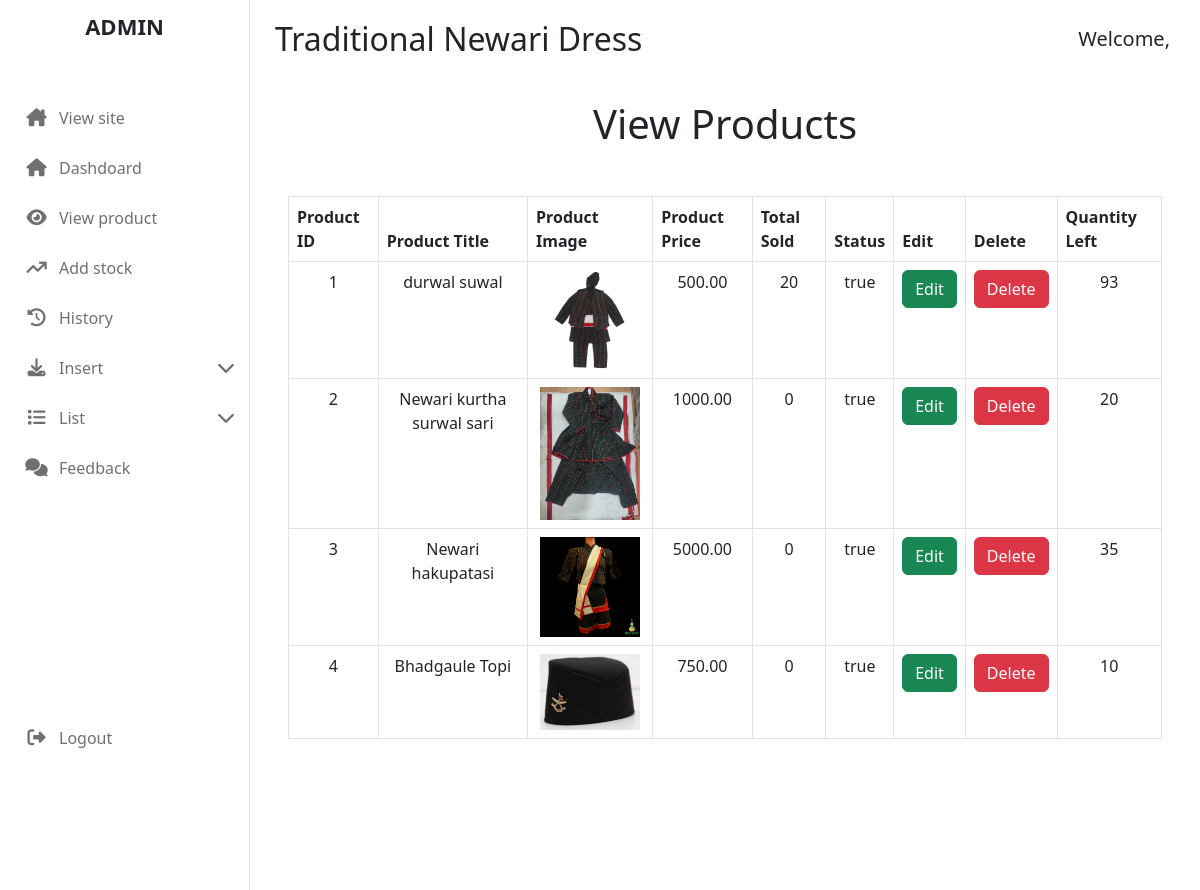
Page /admin_area/index.php?view_products (signed in) on the earlier database version.
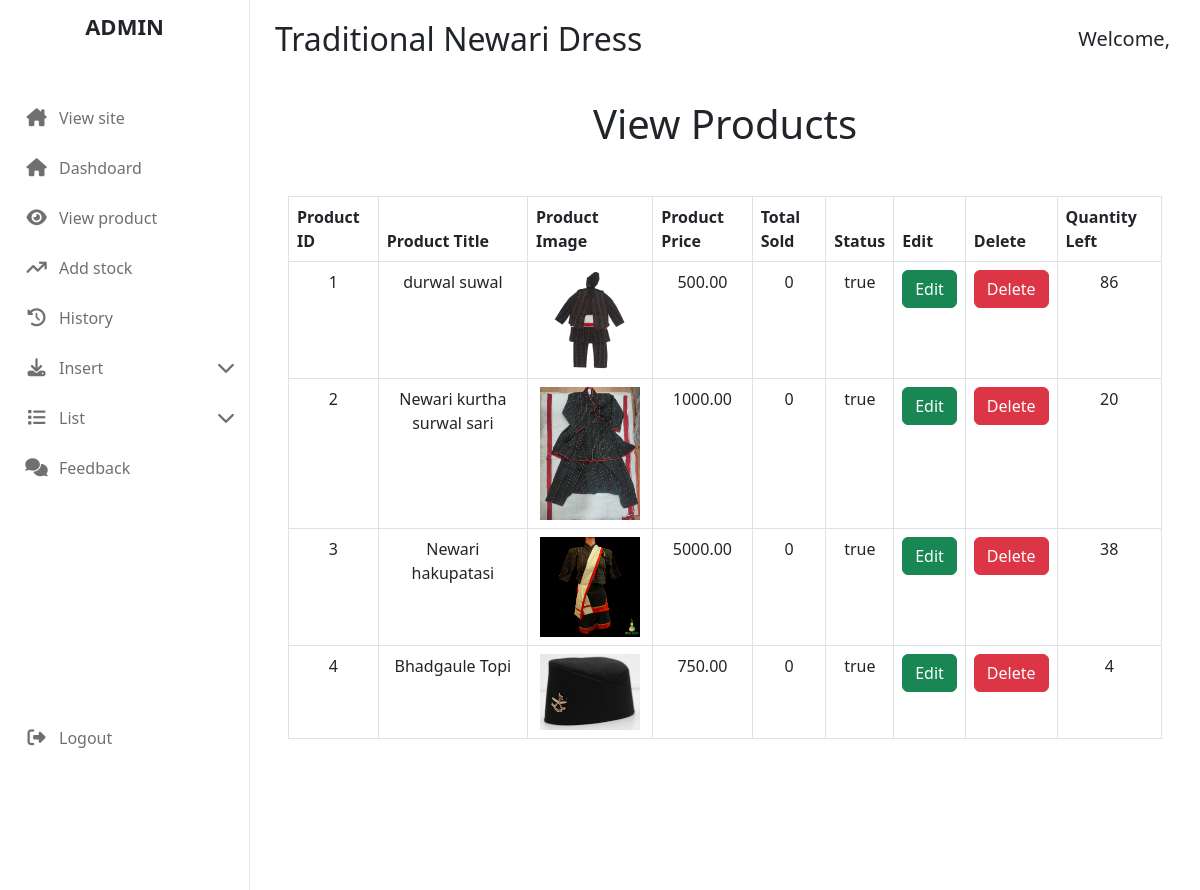
Same page on the later database version.
### tables this page shows
CREATE TABLE `products` (
  `id` int(11) NOT NULL,
  `product_name` varchar(100) NOT NULL,
  `product_description` varchar(255) DEFAULT NULL,
  `tag_id` int(11) DEFAULT NULL,
  `category_id` int(11) DEFAULT NULL,
  `product_image_1` varchar(255) DEFAULT NULL,
  `product_image_2` varchar(255) DEFAULT NULL,
  `product_price` decimal(10,2) DEFAULT NULL,
  `product_in_store` int(11) NOT NULL,
  `date` timestamp NOT NULL DEFAULT current_timestamp() ON UPDATE current_timestamp(),
  `status` varchar(100) NOT NULL,
  `stock_update_date` datetime NOT NULL DEFAULT current_timestamp(),
  `quantity_added` int(11) DEFAULT 0
);

### admin_area/view_products.php (the view, shortened to what this page needs)
<?php
include ("../include/connect_database.php");
$get_product = "SELECT * FROM `products`";
$result = mysqli_query($conn, $get_product);
$number = 1;
?>
<section class="">
    <div class="container">
        <div class="title text-center">
            <h1 class="heading">View Products</h1>
        </div>
        <table class="table table-bordered mt-5">
            <thead>
                <tr>
                    <th>Product ID</th>
                    <th>Product Title</th>
                    <th>Product Image</th>
                    <th>Product Price</th>
                    <th>Total Sold</th>
                    <th>Status</th>
                    <th>Edit</th>
                    <th>Delete</th>
                    <th>Quantity Left</th>
                </tr>
            </thead>
            <tbody>
                <?php
                while ($row = mysqli_fetch_assoc($result)) {
                    $product_id = $row['id'];
                    $product_title = $row['product_name'];
                    $product_image = $row['product_image_1'];
                    $product_price = $row['product_price'];
                    $status = $row['status'];
                    $product_in_store = $row['product_in_store'];
                    $get_count = "SELECT COALESCE(SUM(total_products), 0) AS total_orders FROM `user_order` WHERE product_id = $product_id and order_status = 'complete'";
                    $result_count = mysqli_query($conn, $get_count);
                    if ($result_count) {
                        $row_count = mysqli_fetch_assoc($result_count);
                        $total_orders = $row_count['total_orders'];
                    } else {
                        $total_orders = 0;
                        echo "Error fetching total orders for product ID: $product_id <br>";
                    }
                    $quantity_remaining = max(0, $product_in_store - $total_orders);
                    $total_sold = $product_in_store - $quantity_remaining;
                    ?>
                    <tr class='text-center'>
                        <td data-label='id'>
                            <?php echo $number; ?>
                        </td>
                        <td data-label='title'>
                            <?php echo $product_title; ?>
                        </td>
                        <td data-label='image'><img src='./product_images/<?php echo $product_image; ?>' alt='Product Image'
                                style='width: 100px; height: auto;'></td>
                        <td data-label='price'>
                            <?php echo $product_price; ?>
                        </td>
                        <td data-label='sold'>
                            <?php echo $total_sold; ?>
                        </td>
                        <td data-label='status'>
                            <?php echo $status; ?>
                        </td>
                        <td data-label='edit'><a href='index.php?edit_product=<?php echo $product_id ?>'
                                class='btn btn-success'>Edit</a></td>
                        <td data-label='delete'><a href='#' onclick='confirmDelete(<?php echo $product_id ?>)'
                                class="btn btn-danger">Delete</a></td>
                        <td data-label='total in store'>
                            <?php echo $product_in_store; ?>
                        </td>
                    </tr>
                    <?php
                    $number++;
                } ?>
            </tbody>
        </table>
    </div>
</section>
</body>
</html>

### admin_area/index.php (shortened to what this page needs)
<?php
include ("../function/commonfunction.php");
?>
<!DOCTYPE html>
<html lang="en">
<head>
    <link rel="stylesheet" href="https://cdnjs.cloudflare.com/ajax/libs/font-awesome/6.5.2/css/all.min.css"
 />
    <link rel="stylesheet" href="../css/bootstrap.css">
    <link rel="stylesheet" href="../css/all.css">
    <link rel="stylesheet" href="style.css">
</head>
<body>
    <header>
        <nav>
            <div class="logo-name">
                <span class="logo_name">ADMIN</span>
            </div>
            <div class="menu-items">
                <ul class="primary-menu">
                    <li>
                        <a href="http://localhost/fourthsemProject">
                            <i class="fa-solid fa-house-chimney"></i>
                            <span class="text">View site</span>
                        </a>
                    </li>
                    <li>
                        <a href="index.php">
                            <i class="fa-solid fa-house"></i>
                            <span class="text">Dashdoard</span>
                        </a>
                    </li>
                    <li>
                        <a href="index.php?view_products">
                            <i class="fa-solid fa-eye"></i>
                            <span class="text">View product</span>
                        </a>
                    </li>
                    <li>
                        <a href="index.php?add_stock">
                            <i class="fa-solid fa-arrow-trend-up"></i>
                            <span class="text">Add stock</span>
                        </a>
                    </li>
                    <li>
                        <a href="index.php?history">
                            <i class="fa-solid fa-clock-rotate-left"></i>
                            <span class="text">History</span>
                        </a>
                    </li>
                    <li>
                        <a href="#">
                            <i class="fa-solid fa-download"></i>
                            <span class="text">Insert</span>
                        </a>
                    </li>
                    <li>
                        <a href="#">
                            <i class="fa-solid fa-list"></i>
                            <span class="text">List</span>
                        </a>
                    </li>
                    <li>
                        <a href="index.php?feedback">
                            <i class="fa-solid fa-comments"></i>
                            <span class="text">Feedback</span>
                        </a>
                    </li>
                </ul>
                <div class="logout-btn">
                    <a href="logout.php">
                        <i class="fa-solid fa-right-from-bracket"></i>
                        Logout</a>
                </div>
            </div>
        </nav>
    </header>
    <section class="dashboard">
        <div class="container">
            <div class="top">
                <h1 class="title">Traditional Newari Dress</h1>
                <?php
                if (isset($_SESSION['admin_name'])) {
                    echo "<h5 class='admin-name'>Welcome, " . $_SESSION['admin_name'] . "</h5>";
                }
                ?>
            </div>
            <?php
            if (isset($_GET['insert_product'])) {
                include ('insert_product.php');
            } elseif (isset($_GET['insert_tags'])) {
                include ('insert_tags.php');
            } elseif (isset($_GET['insert_categories'])) {
                include ('insert_categories.php');
            } elseif (isset($_GET['view_products'])) {
                include ('view_products.php');
            } elseif (isset($_GET['edit_product'])) {
                include ('edit_product.php');
            } elseif (isset($_GET['add_stock'])) {
                include ('add_stock.php');
            } elseif (isset($_GET['add_stock_edit'])) {
                include ('add_stock_edit.php');
            } elseif (isset($_GET['delete_product'])) {
                include ('delete.php');
            } elseif (isset($_GET['order_id'])) {
                include ('delete.php');
            } elseif (isset($_GET['user_id'])) {
                include ('delete.php');
            } elseif (isset($_GET['edit_categories'])) {
                include ('edit_categories.php');
            } elseif (isset($_GET['edit_tags'])) {
                include ('edit_tags.php');
            } elseif (isset($_GET['list_order'])) {
                include ('list_order.php');
            } elseif (isset($_GET['list_payment'])) {
                include ('list_payment.php');
            } elseif (isset($_GET['list_user'])) {
                include ('list_user.php');
            } elseif (isset($_GET['list_report'])) {
                include ('list_report.php');
            } elseif (isset($_GET['feedback'])) {
                include ('feedback.php');
            } elseif (isset($_GET['history'])) {
                include ('history.php');
            } else {
                include ('dashboard.php');
            }
            ?>
</body>
</html>

### admin_area/style.css (style rules this page uses)
:root { --primary-color: #303233; --secondary-color: #F8F8F8; --third-color: #fcca03; --default-transition: all 0.3s linear; }
header nav { position: fixed; top: 0; left: 0; height: 100%; width: 250px; padding: 10px 14px; background-color: #fff; border-right: 1px solid #e6e5e5; }
.dashboard { position: relative; left: 250px; background-color: #fff; min-height: 100vh; width: calc(100% - 250px); padding: 10px 14px; }
.primary-menu { list-style: none; padding-left: 0; margin-bottom: 0; }
.primary-menu a, .logout-btn a { display: flex; align-items: center; height: 50px; text-decoration: none; position: relative; color: #707070; transition: all 0.3s linear; }
.primary-menu li a i, .logout-btn a i { font-size: 18px; min-width: 45px; height: 100%; display: flex; align-items: center; justify-content: center; color: #707070; }
.logo-name { font-size: 22px; font-weight: 600; text-align: center; margin-bottom: 50px; }
.menu-items { display: flex; flex-direction: column; justify-content: space-between; padding-bottom: 80px; min-height: calc(100vh - 50px); }
.dashboard { margin-top: 90px; }
.dashboard .top { display: flex; justify-content: space-between; align-items: center; position: fixed; left: 275px; right: 30px; top: 0; background-color: #fff; z-index: 9; padding: 20px 0; }
.dashboard .top .title { font-size: 32px; }
.dashboard .top .admin-name { text-transform: capitalize; }

Differences in the rows shown:
changed products "durwal suwal": total_sold "20" → "0"; product_in_store "93" → "86"
changed products "Newari hakupatasi": product_in_store "35" → "38"
changed products "Bhadgaule Topi": product_in_store "10" → "4"
